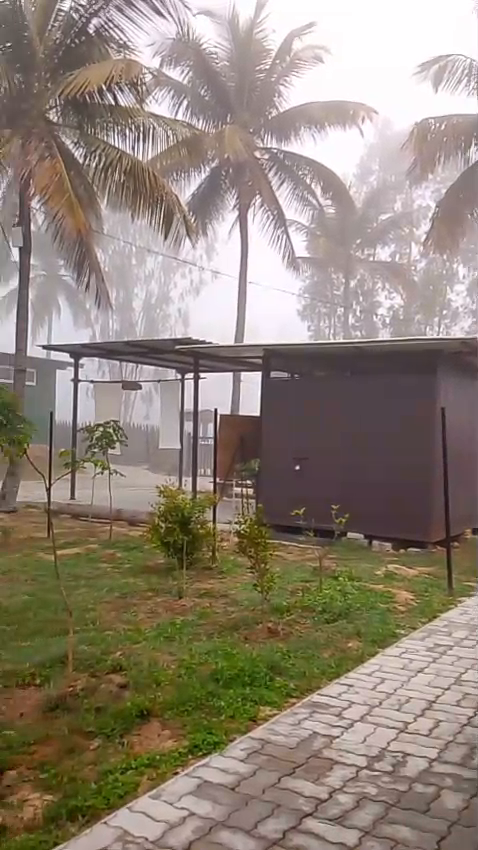
#> input picture frame 23 of ishacenter.mp4, 478 x 850 px, given in place of the camera
$ python motiondetection.py
#> lines starting #> are read from the running program, lines starting #| are printed output that depends on the picture; after the words box and inside, x2 and y2 are one past the last pixel; in counts of white or black regions, pixels touching at a corner belong together
import cv2
import numpy as np


# input = 'ishacenter.mp4'
input = 0
source = input

videocapture = cv2.VideoCapture(source)

if videocapture.isOpened() is False:
    print("Error opening video stream or file")

frame_h = int(videocapture.get(cv2.CAP_PROP_FRAME_HEIGHT))
frame_w = int(videocapture.get(cv2.CAP_PROP_FRAME_WIDTH))
frame_fps = int(videocapture.get(cv2.CAP_PROP_FPS))

size = (frame_w,frame_h)
size_quad = (int(frame_w*2),int(frame_h*2))

video_quad = cv2.VideoWriter('videoquad.mp4',cv2.VideoWriter_fourcc(*'mp4v'), frame_fps, size_quad)

def banner(frame, text,banner_h=0.08, text_color = (0,255,0),font_scale = 1):
    height = int(banner_h * frame.shape[0])
    cv2.rectangle(frame, (0,0),(frame.shape[1],height), (0,0,0), thickness = -1)

    left = 30
    location = (left,int(10+(height/2)))
    cv2.putText(frame,text,location,cv2.FONT_HERSHEY_SIMPLEX,font_scale,text_color,thickness = 2,lineType=cv2.LINE_AA)


bg_sub = cv2.createBackgroundSubtractorKNN(history=200)

ksize = (5,5)
red = (255,0,0)
yellow= (255,255,0)

count = 0


while True:
    ret, frame = videocapture.read()
#> frame is the input picture: shape (850, 478, 3); mean B, G, R 119.6, 132.5, 144.4

    if frame is None:
        break
    else:
        frame_erode = frame.copy()

    # step 1
    fg_mask = bg_sub.apply(frame)
#> fg_mask: shape (850, 478); every value is 255
    motion = cv2.findNonZero(fg_mask)
#> motion = contour of 406300 points, box (x1, y1, x2, y2) (0, 0, 478, 850), area 0
    x, y, w, h = cv2.boundingRect(motion)
#> x = 0; y = 0; w = 478; h = 850

    # step2
    fg_mask_erode = cv2.erode(fg_mask,np.ones(ksize,np.uint8))
    motion_erode = cv2.findNonZero(fg_mask_erode)
#> motion_erode has the same summary as motion
    xe,ye,we,he = cv2.boundingRect(motion_erode)
#> xe = 0; ye = 0; we = 478; he = 850

    if motion is not None:
        cv2.rectangle(frame,(x,y),(x+w,y+h),red,thickness = 3,lineType=cv2.LINE_8)

    if motion_erode is not None:
        cv2.rectangle(frame_erode,(xe,ye),(xe+we,ye+he),red,thickness = 3,lineType=cv2.LINE_8)

    bgr_fg_mask = cv2.cvtColor(fg_mask,cv2.COLOR_GRAY2BGR)
#> bgr_fg_mask: shape (850, 478, 3); every value is 255
    bgr_fg_mask_erode = cv2.cvtColor(fg_mask_erode, cv2.COLOR_GRAY2BGR)

    count = count + 1
    banner(frame,'Frame No ; '+str(int(count)))
#> in banner, `cv2.putText(frame,text,location,cv2.FONT_HERSHEY_SIMPLEX,font_scale,te..`:
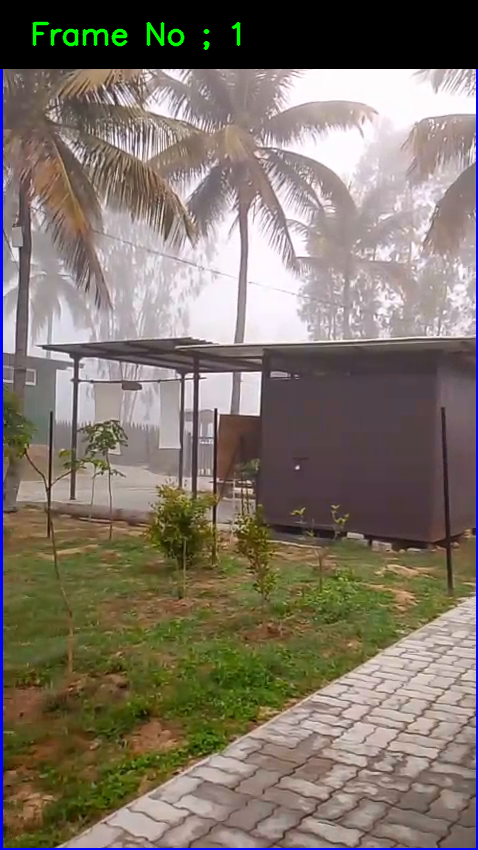
#> frame: shape (850, 478, 3); mean B, G, R 105.5, 116, 126.3
    banner(frame_erode, 'Frame No ; ' + str(int(count)))

    banner(bgr_fg_mask,'FORE GROUNG MASK')
#> call 3 of banner, with text = 'FORE GROUNG MASK', banner_h = 0.08, text_color = (0, 255, 0), font_scale = 1
#> in banner (call 3), `cv2.rectangle(frame, (0,0),(frame.shape[1],height), (0,0,0), thickness..`:
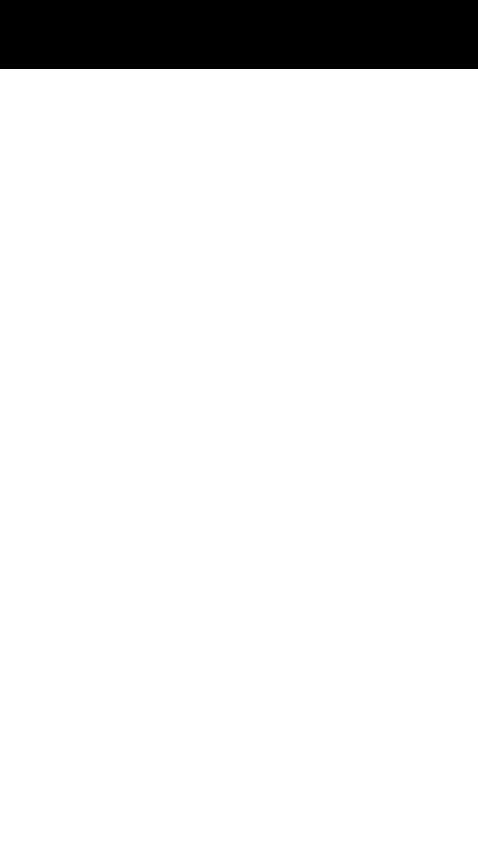
#> frame: shape (850, 478, 3); 91.9% white; 1 black region, box (x1, y1, x2, y2) and area: (0, 0, 478, 69) 32982
    banner(bgr_fg_mask_erode,'FOREGROUNG MASK ERODE')
#> call 4 of banner, with text = 'FOREGROUNG MASK ERODE', banner_h = 0.08, text_color = (0, 255, 0), font_scale = 1
#> in banner (call 4), `cv2.putText(frame,text,location,cv2.FONT_HERSHEY_SIMPLEX,font_scale,te..`:
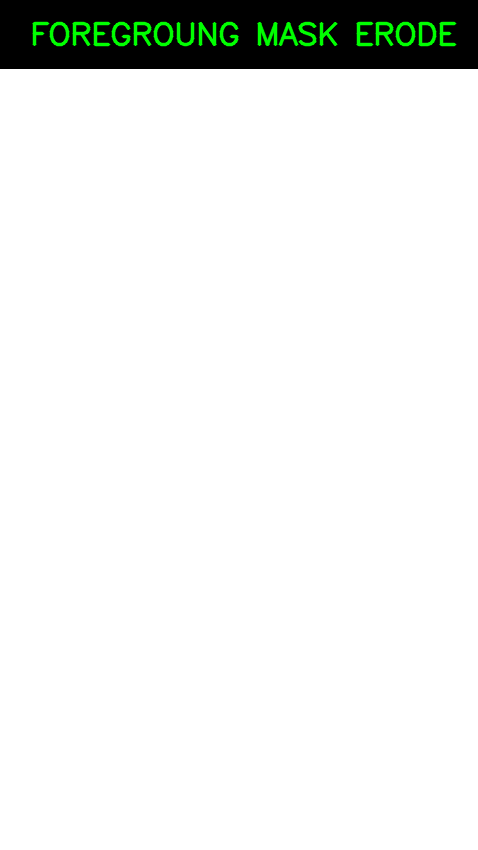
#> frame: shape (850, 478, 3); mean B, G, R 234.3, 236.8, 234.3

    # build a quad view
    top = np.hstack([bgr_fg_mask,frame])
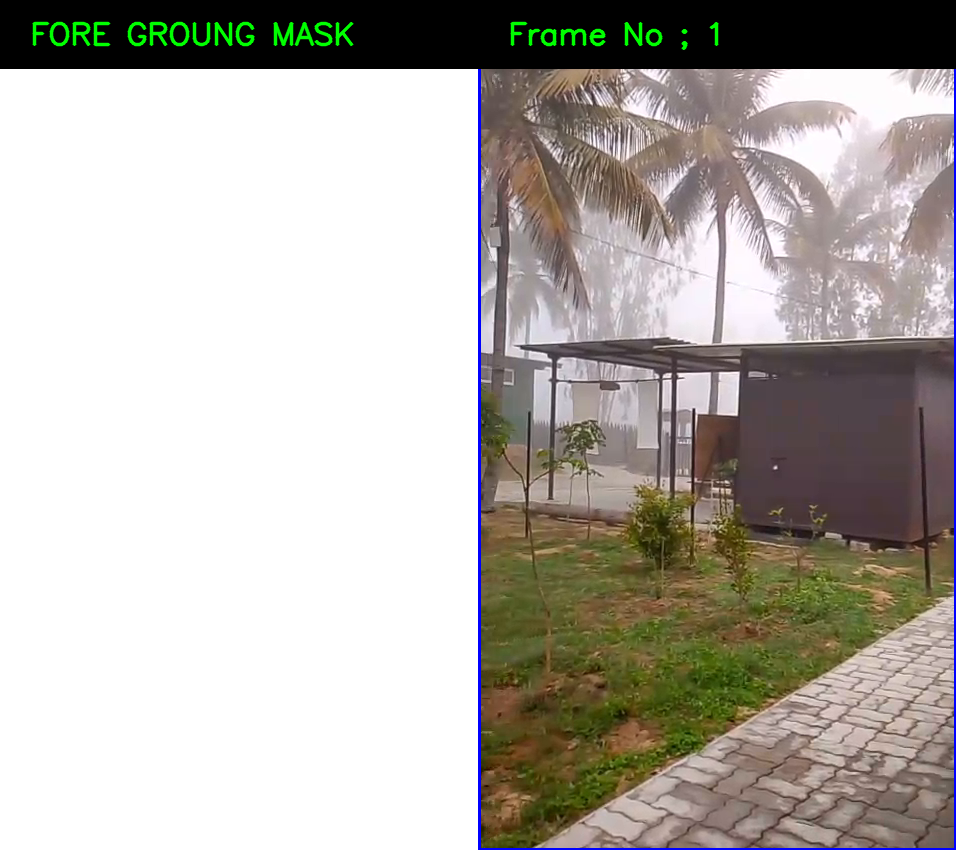
#> top: shape (850, 956, 3); mean B, G, R 169.9, 176.1, 180.3
    bot = np.hstack([bgr_fg_mask_erode,frame_erode])
    frame_compos = np.vstack([top,bot])
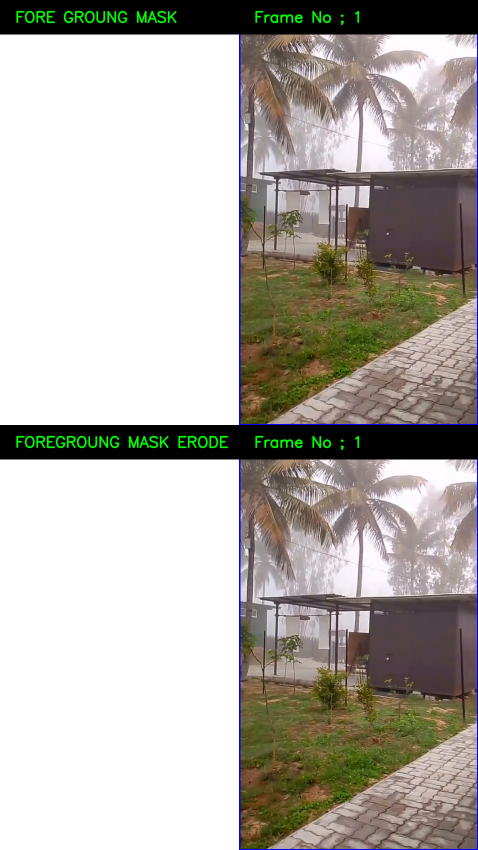
#> frame_compos: shape (1700, 956, 3) (shown at 1/2 size); mean B, G, R 169.9, 176.2, 180.3

    fh,fw,_ = frame_compos.shape
#> fh = 1700; fw = 956
    cv2.line(frame_compos,(0,int(fh/2)),(fw,int(fh/2)),yellow,thickness = 3,lineType=cv2.LINE_8)
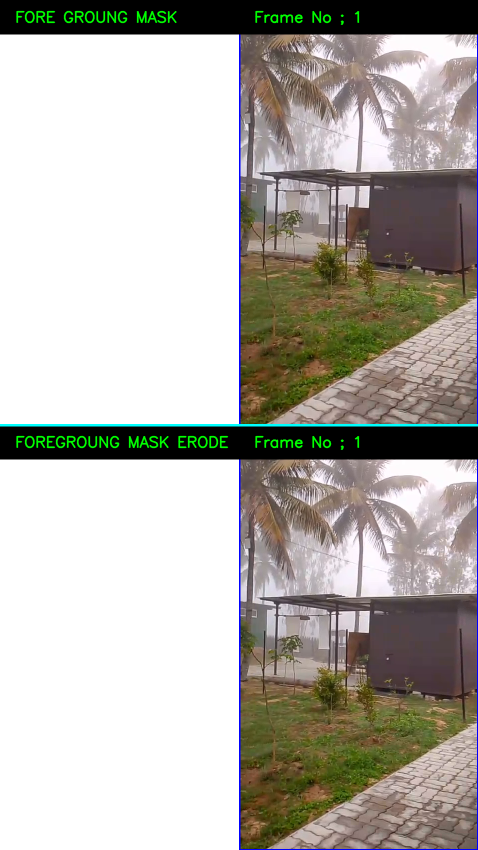
#> frame_compos: shape (1700, 956, 3) (shown at 1/2 size); 0.29% of pixels changed, all inside (x1, y1, x2, y2) = (0, 848, 956, 853)


    video_quad.write(frame_compos)
    cv2.imshow('Output',frame_compos)
    k = cv2.waitKey(9)
#> (key q is pressed here)
    if k == ord('q'):
        break

videocapture.release()
video_quad.release()
cv2.destroyAllWindows()

$ run again, starting later in the video
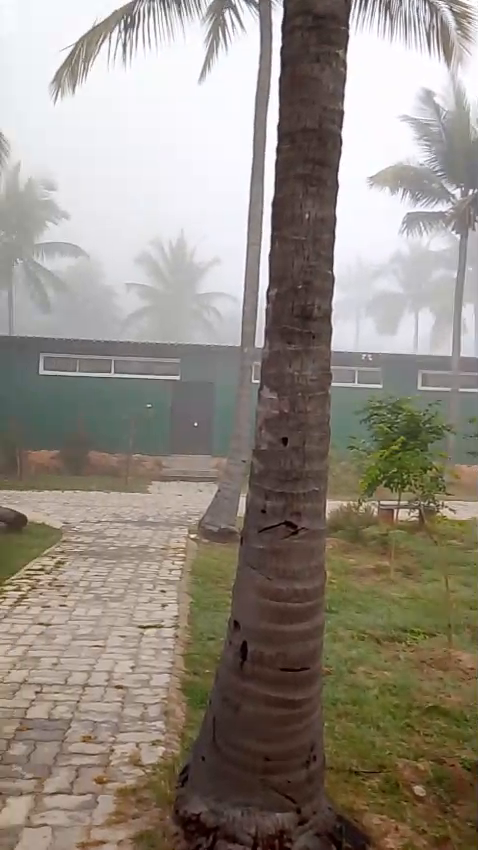
#> input picture frame 104 of ishacenter.mp4, 478 x 850 px, given in place of the camera
#> frame is the input picture: shape (850, 478, 3); mean B, G, R 129.5, 139.6, 147.8
#> fg_mask: shape (850, 478); every value is 255
#> motion = contour of 406300 points, box (x1, y1, x2, y2) (0, 0, 478, 850), area 0
#> x = 0; w = 478; h = 850
#> motion_erode has the same summary as motion
#> xe = 0; we = 478; he = 850
#> bgr_fg_mask: shape (850, 478, 3); every value is 255
#> `top = np.hstack([bgr_fg_mask,frame])`:
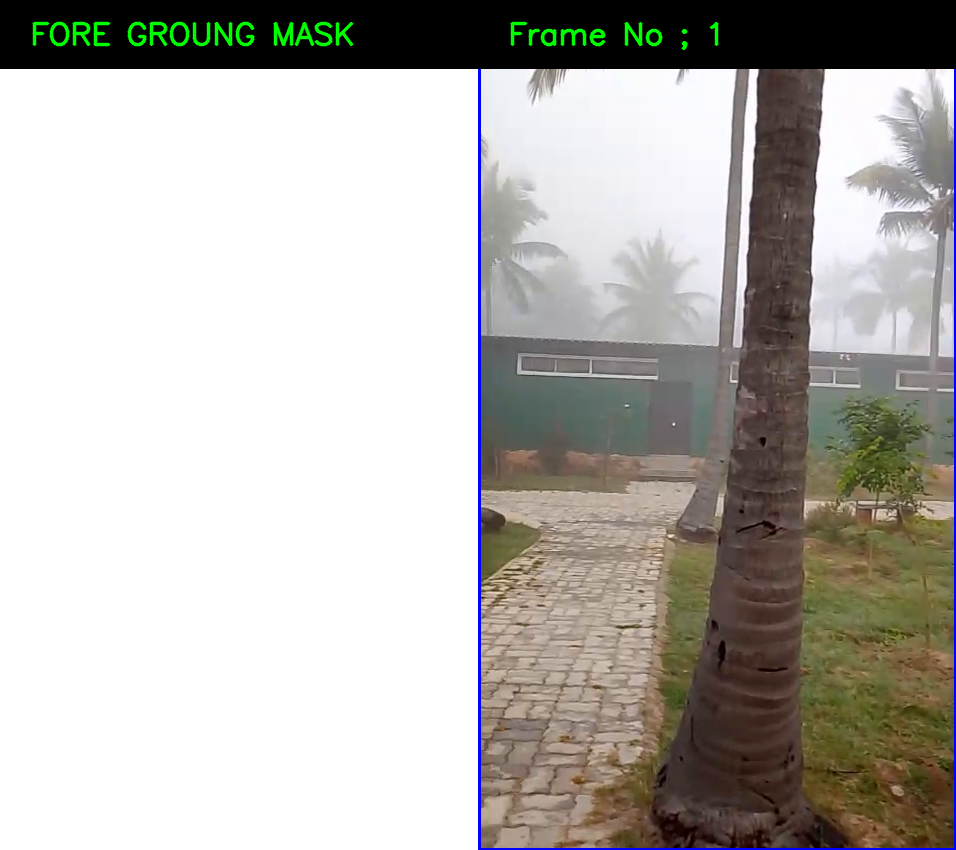
#> top: shape (850, 956, 3); mean B, G, R 175, 179.8, 182.4
#> `cv2.line(frame_compos,(0,int(fh/2)),(fw,int(fh/2)),yellow,thickness = ..`:
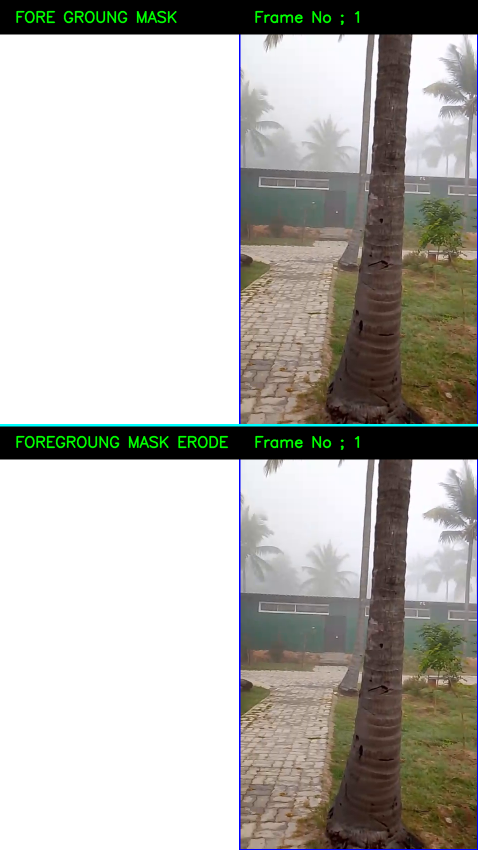
#> frame_compos: shape (1700, 956, 3) (shown at 1/2 size); mean B, G, R 175.4, 180.6, 182.2

$ run again, starting later in the video
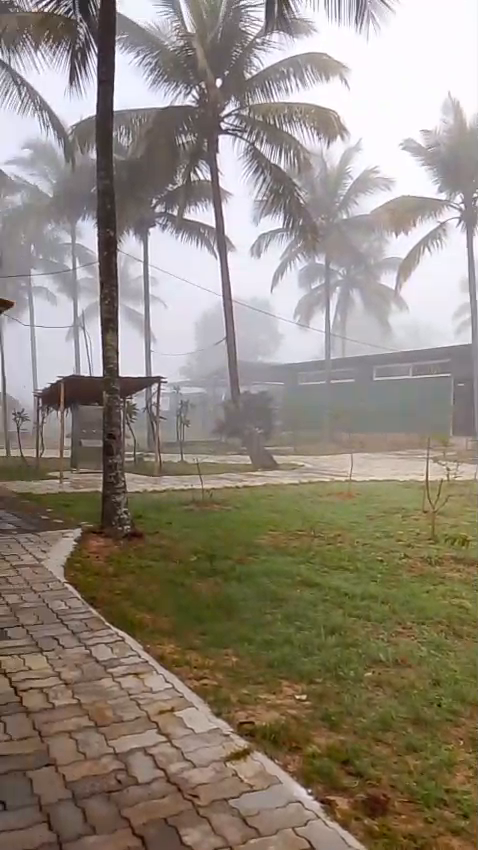
#> input picture frame 186 of ishacenter.mp4, 478 x 850 px, given in place of the camera
#> frame is the input picture: shape (850, 478, 3); mean B, G, R 122.2, 134.6, 144.2
#> fg_mask: shape (850, 478); every value is 255
#> motion = contour of 406300 points, box (x1, y1, x2, y2) (0, 0, 478, 850), area 0
#> x = 0; w = 478; h = 850
#> motion_erode has the same summary as motion
#> xe = 0; we = 478; he = 850
#> bgr_fg_mask: shape (850, 478, 3); every value is 255
#> `top = np.hstack([bgr_fg_mask,frame])`:
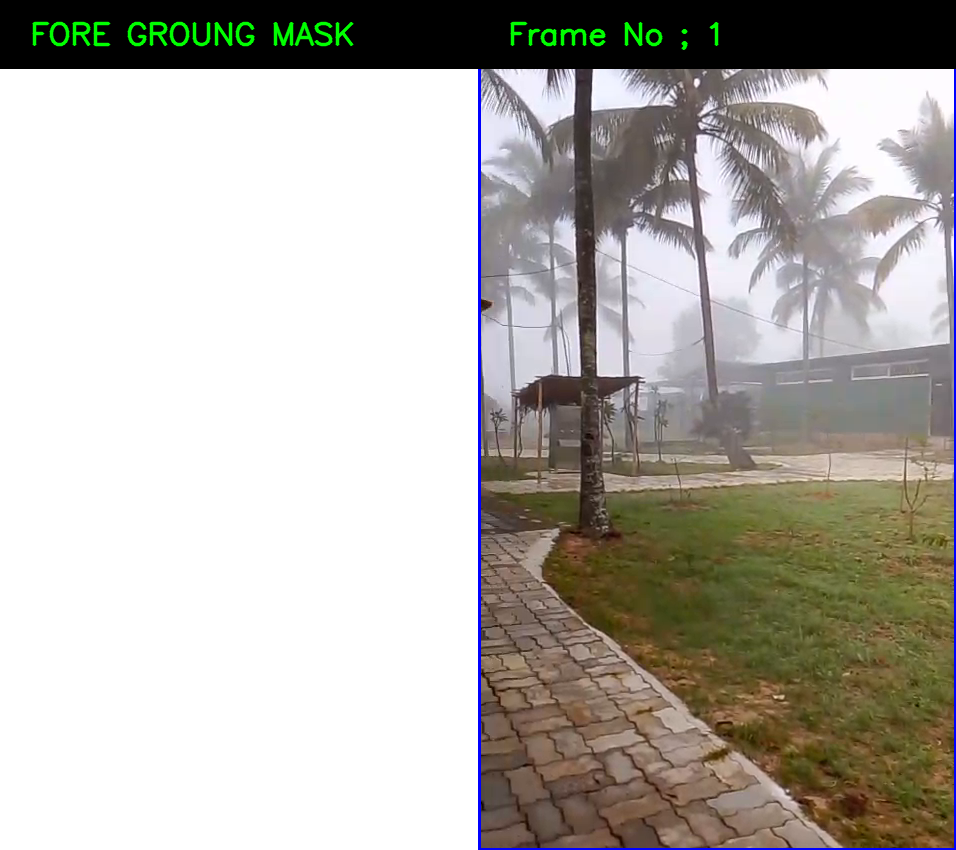
#> top: shape (850, 956, 3); mean B, G, R 171.9, 178, 181.2
#> `cv2.line(frame_compos,(0,int(fh/2)),(fw,int(fh/2)),yellow,thickness = ..`:
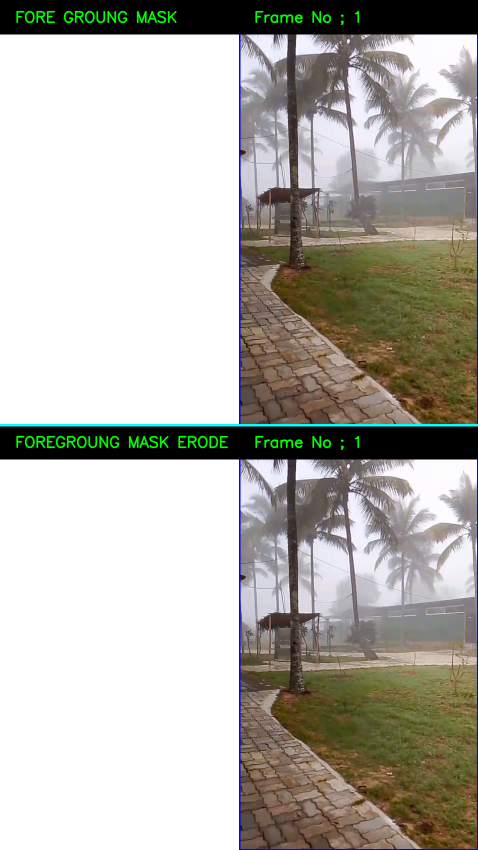
#> frame_compos: shape (1700, 956, 3) (shown at 1/2 size); mean B, G, R 172.4, 178.8, 181.1
